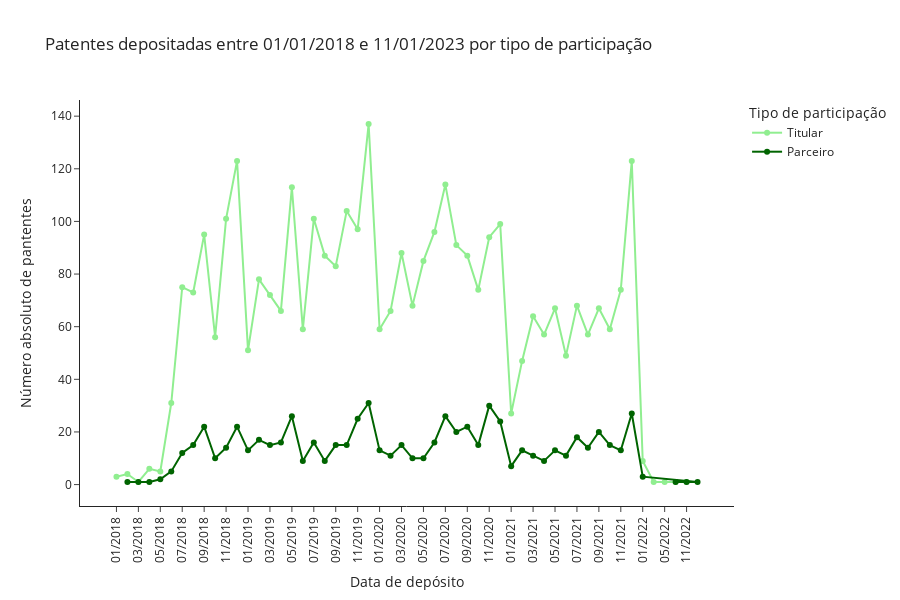

Write notebook code for a chart like this one.
### Code cell
counts = df.loc[(df['ifes'] == 'Sim') & (df['data_deposito'] >= '2018-01-01')].copy()
counts = counts.groupby(['mes_dep', 'ano_dep', 'mes_ano_dep', 'parceria'], observed=True)['ID'].nunique().reset_index()
counts = counts.sort_values(['ano_dep', 'mes_dep']).copy()

fig=px.line(counts,
    x='mes_ano_dep', y='ID',
    color='parceria', 
    markers=True,
    title='Patentes depositadas entre 01/01/2018 e 11/01/2023 por tipo de participação',
    width=900, height=600,
    labels={ # replaces default labels by column name
                "ID": "Número absoluto de pantentes",  
                "mes_ano_dep": "Data de depósito",
                "parceria": "Tipo de participação"
            },
    color_discrete_map={ # replaces default color mapping by value
                "Titular": "lightgreen", "Parceiro": "darkgreen"
            },
    template="simple_white")
fig.update_xaxes(tickangle=-90)
fig.write_html("fig_serie_temp_total_por_tipo_part.html")
fig.show()

### Figure 1 — Plotly figure (JSON) as saved in the notebook; plotly's stock layout.template omitted (floating-point values rounded to 4 significant figures)
{"data": [{"hovertemplate": "Tipo de participação=Titular<br>Data de depósito=%{x}<br>Número absoluto de pantentes=%{y}<extra></extra>", "legendgroup": "Titular", "line": {"color": "lightgreen", "dash": "solid"}, "marker": {"symbol": "circle"}, "mode": "markers+lines", "name": "Titular", "orientation": "v", "showlegend": true, "type": "scatter", "x": ["01/2018", "02/2018", "03/2018", "04/2018", "05/2018", "06/2018", "07/2018", "08/2018", "09/2018", "10/2018", "11/2018", "12/2018", "01/2019", "02/2019", "03/2019", "04/2019", "05/2019", "06/2019", "07/2019", "08/2019", "09/2019", "10/2019", "11/2019", "12/2019", "01/2020", "02/2020", "03/2020", "04/2020", "05/2020", "06/2020", "07/2020", "08/2020", "09/2020", "10/2020", "11/2020", "12/2020", "01/2021", "02/2021", "03/2021", "04/2021", "05/2021", "06/2021", "07/2021", "08/2021", "09/2021", "10/2021", "11/2021", "12/2021", "01/2022", "02/2022", "05/2022", "07/2022", "11/2022"], "xaxis": "x", "y": [3, 4, 1, 6, 5, 31, 75, 73, 95, 56, 101, 123, 51, 78, 72, 66, 113, 59, 101, 87, 83, 104, 97, 137, 59, 66, 88, 68, 85, 96, 114, 91, 87, 74, 94, 99, 27, 47, 64, 57, 67, 49, 68, 57, 67, 59, 74, 123, 9, 1, 1, 1, 1], "yaxis": "y"}, {"hovertemplate": "Tipo de participação=Parceiro<br>Data de depósito=%{x}<br>Número absoluto de pantentes=%{y}<extra></extra>", "legendgroup": "Parceiro", "line": {"color": "darkgreen", "dash": "solid"}, "marker": {"symbol": "circle"}, "mode": "markers+lines", "name": "Parceiro", "orientation": "v", "showlegend": true, "type": "scatter", "x": ["02/2018", "03/2018", "04/2018", "05/2018", "06/2018", "07/2018", "08/2018", "09/2018", "10/2018", "11/2018", "12/2018", "01/2019", "02/2019", "03/2019", "04/2019", "05/2019", "06/2019", "07/2019", "08/2019", "09/2019", "10/2019", "11/2019", "12/2019", "01/2020", "02/2020", "03/2020", "04/2020", "05/2020", "06/2020", "07/2020", "08/2020", "09/2020", "10/2020", "11/2020", "12/2020", "01/2021", "02/2021", "03/2021", "04/2021", "05/2021", "06/2021", "07/2021", "08/2021", "09/2021", "10/2021", "11/2021", "12/2021", "01/2022", "06/2022", "07/2022", "11/2022"], "xaxis": "x", "y": [1, 1, 1, 2, 5, 12, 15, 22, 10, 14, 22, 13, 17, 15, 16, 26, 9, 16, 9, 15, 15, 25, 31, 13, 11, 15, 10, 10, 16, 26, 20, 22, 15, 30, 24, 7, 13, 11, 9, 13, 11, 18, 14, 20, 15, 13, 27, 3, 1, 1, 1], "yaxis": "y"}], "layout": {"height": 600, "legend": {"title": {"text": "Tipo de participação"}, "tracegroupgap": 0}, "title": {"text": "Patentes depositadas entre 01/01/2018 e 11/01/2023 por tipo de participação"}, "width": 900, "xaxis": {"anchor": "y", "domain": [0, 1], "tickangle": -90, "title": {"text": "Data de depósito"}}, "yaxis": {"anchor": "x", "domain": [0, 1], "title": {"text": "Número absoluto de pantentes"}}}}
